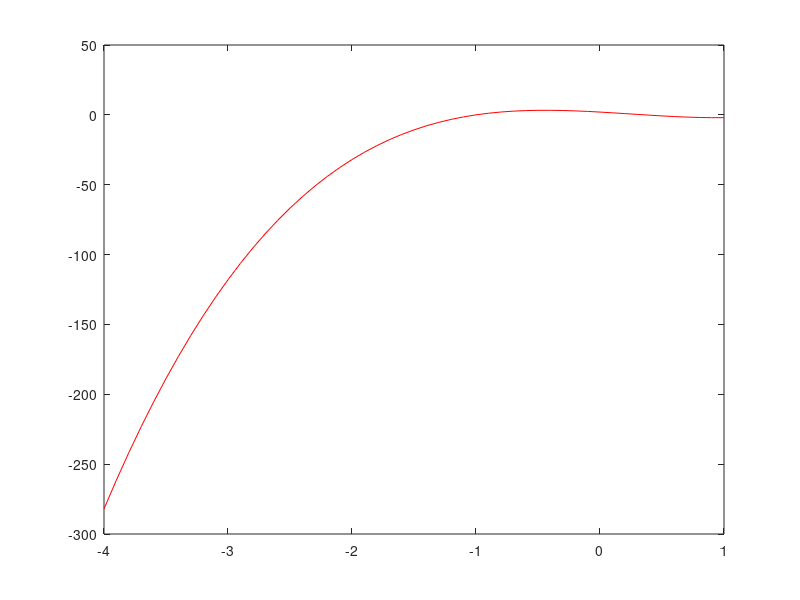

This figure's MATLAB source:
y = @(x) 4*x.^3 - 3*x.^2 - 5*x + 2

y1 = y(1)
y2 = y(2)
y3 = y(-4)
y4 = y(0)

t = -4:0.1:1
yt = y(t)
plot(t, yt,'r-')